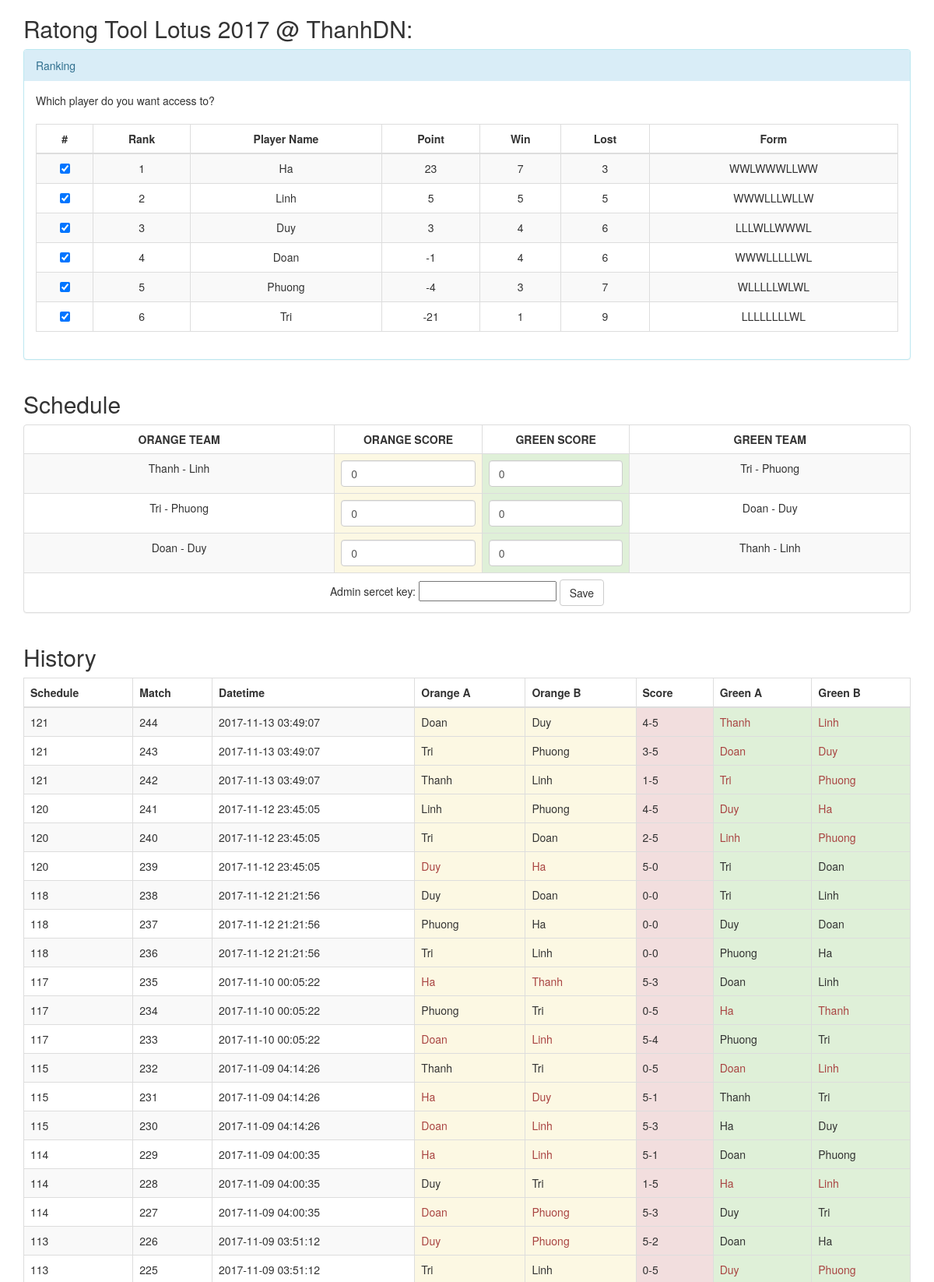
Page /ratong.php (upper part) on the committed database.
### tables this page shows
CREATE TABLE `schedule` (
  `id` smallint(11) NOT NULL AUTO_INCREMENT,
  `schedule_data` text,
  `win` varchar(100) DEFAULT NULL,
  `lost` varchar(100) DEFAULT NULL,
  `datetime` timestamp NULL DEFAULT NULL,
  `schedule_type` smallint(11) DEFAULT '0',
  PRIMARY KEY (`id`)
);

CREATE TABLE `livescore` (
  `id` smallint(11) NOT NULL AUTO_INCREMENT,
  `schedule_id` smallint(11) DEFAULT NULL,
  `orangea` varchar(11) DEFAULT NULL,
  `orangeb` varchar(11) DEFAULT NULL,
  `orangepoint` smallint(11) DEFAULT NULL,
  `greena` varchar(11) DEFAULT NULL,
  `greenb` varchar(11) DEFAULT NULL,
  `greenpoint` smallint(11) DEFAULT NULL,
  `datetime` timestamp NULL DEFAULT NULL,
  PRIMARY KEY (`id`)
);

### ratong.php (the view, shortened to what this page needs)
<!DOCTYPE HTML>
<html>
<head>
  <link rel="stylesheet" href="https://maxcdn.bootstrapcdn.com/bootstrap/3.3.7/css/bootstrap.min.css">
</head>
<body>
<?php
$servername = "127.0.0.1";
$username = "root";
$password = "";
$dbname = "ratong";
$keyErr =  "";
$playerErr =  "";
$key = "";
$orangepoint = array(0,0,0);
$greenpoint = array(0,0,0);
$playerPointShow = array();
$players = array('Doan','Duy','Ha','Linh','Phuong','Tri');
$conn = new mysqli($servername, $username, $password, $dbname);
$team = getSchedule($conn);
foreach ($players as $key => $value) {
  $playerPointShow[$value] = getLastPoint($conn, $value);
}
arsort($playerPointShow);
$history = getLastMatch($conn);
function getLastMatch($conn)
{
    $tempHistory = array();
    $sql = "SELECT * FROM livescore ORDER BY id DESC";
    $result = $conn->query($sql);
    if ($result->num_rows > 0) {
        while($row = $result->fetch_assoc()) {
          $tempHistory[] = $row;
        }
    } else {
        return '';
    }
    return $tempHistory;
}
function getLastPoint($conn, $player)
{
    $sql = "SELECT * FROM livescore WHERE (greena = '$player' OR greenb = '$player' OR orangea = '$player' OR orangeb = '$player') ORDER BY id DESC LIMIT 10";
    $result = $conn->query($sql);
    $point = 0;
    if ($result->num_rows > 0) {
        while($row = $result->fetch_assoc()) {
          if ($row["greena"] == $player || $row["greenb"] == $player)
          {
            $point = $point + $row["greenpoint"] - $row["orangepoint"];
          }
          else
          {
            $point = $point + $row["orangepoint"] - $row["greenpoint"];
          }
        }
    }
    return $point;
}
function getLastTenResult($conn, $player)
{
    $sql = "SELECT * FROM livescore WHERE (greena = '$player' OR greenb = '$player' OR orangea = '$player' OR orangeb = '$player') ORDER BY id DESC LIMIT 10";
    $result = $conn->query($sql);
    $win = 0;
    $lost = 0;
    $form = "";
    if ($result->num_rows > 0) {
        while($row = $result->fetch_assoc()) {
          if ($row["greena"] == $player || $row["greenb"] == $player)
          {
              if ($row["greenpoint"] == 5)
              {
                  $win++;
                  $form = $form . "W";
              }
              else
              {
                  $lost++;
                  $form = $form . "L";
              }
          }
          else
          {
              if ($row["orangepoint"] == 5)
              {
                  $win++;
                  $form = $form . "W";
              }
              else
              {
                  $lost++;
                  $form = $form . "L";
              }
          }
        }
    }
    return array($win,$lost,strrev($form));
}
function getSchedule($conn)
{
    $sql = "SELECT * FROM schedule ORDER BY id DESC LIMIT 1";
    $result = $conn->query($sql);
    $team = array();
    if ($result->num_rows > 0) {
        while($row = $result->fetch_assoc()) {
          $team = unserialize($row['schedule_data']);
        }
    }
    return $team;
}
?>
<div class="container">
  <h2>Ratong Tool Lotus 2017 @ ThanhDN:</h2>
  <div class="panel-group">
    <div class="panel panel-info">
      <div class="panel-heading">Ranking</div>
      <div class="panel-body">
        <form method="post" action="<?php echo htmlspecialchars($_SERVER["PHP_SELF"]);?>">
          <span>Which player do you want access to?</span><span class="label label-danger"><?php echo $playerErr;?></span><br><br>
          <table class="table table-responsive table-bordered table-striped text-center">
            <thead>
              <tr>
                <th class="text-center">#</th>
                <th class="text-center">Rank</th>
                <th class="text-center">Player Name</th>
                <th class="text-center">Point</th>
                <th class="text-center">Win</th>
                <th class="text-center">Lost</th>
                <th class="text-center">Form</th>
              </tr>
            </thead>
            <tbody>
              <?php $p=1;foreach ($playerPointShow as $key => $value): ?>
              <?php $res = getLastTenResult($conn, $key); ?>
              <tr>
                <td><input type="checkbox" name="player[]" value="<?php echo $key ?>" checked/></td>
                <td><?php echo $p; ?></td>
                <td><?php echo $key; ?></td>
                <td><?php echo $value; ?></td>
                <td><?php echo $res[0]; ?></td>
                <td><?php echo $res[1]; ?></td>
                <td><?php echo $res[2]; $p++; ?></td>
              </tr>
              <?php endforeach; ?>
            </tbody>
          </table>
        </form>
      </div>
    </div>
  </div>
</div>
<?php if(count($team) >= 2): ?>
<div class="container">
  <h2>Schedule</h2>
  <form class="form-horizontal panel panel-default" method="post" action="<?php echo htmlspecialchars($_SERVER["PHP_SELF"]);?>">
    <table class="table table-responsive table-bordered table-striped text-center">
      <thead>
        <tr>
          <th class="text-center">ORANGE TEAM</th>
          <th class="text-center">ORANGE SCORE</th>
          <th class="text-center" class="text-center">GREEN SCORE</th>
          <th class="text-center">GREEN TEAM</th>
        </tr>
      </thead>
      <tbody>
        <?php if(count($team) == 3): ?>
        <tr>
          <td><?php echo $team[0][0] . ' - ' . $team[0][1]; ?></td>
          <td class="col-xs-2 warning"><input type="text" class="form-control" name="orangepoint[]" value="<?php echo $orangepoint[0]; ?>"></td>
          <td class="col-xs-2 success"><input type="text" class="form-control" name="greenpoint[]" value="<?php echo $greenpoint[0]; ?>"></td>
          <td><?php echo $team[1][0] . ' - ' . $team[1][1]; ?></td>
        </tr>
        <tr>
          <td><?php echo $team[1][0] . ' - ' . $team[1][1]; ?></td>
          <td class="col-xs-2 warning"><input type="text" class="form-control" name="orangepoint[]" value="<?php echo $orangepoint[1]; ?>"></td>
          <td class="col-xs-2 success"><input type="text" class="form-control" name="greenpoint[]" value="<?php echo $greenpoint[1]; ?>"></td>
          <td><?php echo $team[2][0] . ' - ' . $team[2][1]; ?></td>
        </tr>
        <tr>
          <td><?php echo $team[2][0] . ' - ' . $team[2][1]; ?></td>
          <td class="col-xs-2 warning"><input type="text" class="form-control" name="orangepoint[]" value="<?php echo $orangepoint[2]; ?>"></td>
          <td class="col-xs-2 success"><input type="text" class="form-control" name="greenpoint[]" value="<?php echo $greenpoint[2]; ?>"></td>
          <td><?php echo $team[0][0] . ' - ' . $team[0][1]; ?></td>
        </tr>
        <?php endif; ?>
        <tr>
          <td colspan="4">
            <span>Admin sercet key: </span><input type="password" name="key" value=""><span class="label label-danger"><?php echo $keyErr;?></span>
            <button type="submit" class="btn btn-default">Save</button>
          </td>
        </tr>
      </tbody>
    </table>
  </form>
</div>
<?php endif; ?>
<div class="container">
  <h2>History</h2>
  <table class="table table-responsive table-bordered table-striped">
    <thead>
      <tr>
        <th>Schedule</th>
        <th>Match</th>
        <th>Datetime</th>
        <th>Orange A</th>
        <th>Orange B</th>
        <th>Score</th>
        <th>Green A</th>
        <th>Green B</th>
      </tr>
    </thead>
    <tbody>
      <?php foreach ($history as $match): ?>
      <tr>
        <td><?php echo $match['schedule_id']; ?></td>
        <td><?php echo $match['id']; ?></td>
        <td><?php echo $match['datetime']; ?></td>
        <td class="warning <?php if ($match['orangepoint'] > $match['greenpoint']) echo 'text-danger'; ?>"><?php echo $match['orangea']; ?></td>
        <td class="warning <?php if ($match['orangepoint'] > $match['greenpoint']) echo 'text-danger'; ?>"><?php echo $match['orangeb']; ?></td>
        <td class="danger"><?php echo $match['orangepoint'] . "-" . $match['greenpoint']; ?></td>
        <td class="success <?php if ($match['orangepoint'] < $match['greenpoint']) echo 'text-danger'; ?>"><?php echo $match['greena']; ?></td>
        <td class="success <?php if ($match['orangepoint'] < $match['greenpoint']) echo 'text-danger'; ?>"><?php echo $match['greenb']; ?></td>
      </tr>
      <?php endforeach; ?>
    </tbody>
  </table>
</div>
</body>
</html>

### rows in the picture
schedule: schedule_data "Thanh", schedule_data "Linh", schedule_data "Tri", schedule_data "Phuong", schedule_data "Doan", schedule_data "Duy"
livescore: schedule "121", id "244", datetime "2017-11-13 03:49:07", orangea "Doan", orangeb "Duy", orangepoint "4", greenpoint "5", greena "Thanh", greenb "Linh"
livescore: schedule "121", id "243", datetime "2017-11-13 03:49:07", orangea "Tri", orangeb "Phuong", orangepoint "3", greenpoint "5", greena "Doan", greenb "Duy"
livescore: schedule "121", id "242", datetime "2017-11-13 03:49:07", orangea "Thanh", orangeb "Linh", orangepoint "1", greenpoint "5", greena "Tri", greenb "Phuong"
livescore: schedule "120", id "241", datetime "2017-11-12 23:45:05", orangea "Linh", orangeb "Phuong", orangepoint "4", greenpoint "5", greena "Duy", greenb "Ha"
livescore: schedule "120", id "240", datetime "2017-11-12 23:45:05", orangea "Tri", orangeb "Doan", orangepoint "2", greenpoint "5", greena "Linh", greenb "Phuong"
livescore: schedule "120", id "239", datetime "2017-11-12 23:45:05", orangea "Duy", orangeb "Ha", orangepoint "5", greenpoint "0", greena "Tri", greenb "Doan"
livescore: schedule "118", id "238", datetime "2017-11-12 21:21:56", orangea "Duy", orangeb "Doan", orangepoint "0", greenpoint "0", greena "Tri", greenb "Linh"
livescore: schedule "118", id "237", datetime "2017-11-12 21:21:56", orangea "Phuong", orangeb "Ha", orangepoint "0", greenpoint "0", greena "Duy", greenb "Doan"
livescore: schedule "118", id "236", datetime "2017-11-12 21:21:56", orangea "Tri", orangeb "Linh", orangepoint "0", greenpoint "0", greena "Phuong", greenb "Ha"
livescore: schedule "117", id "235", datetime "2017-11-10 00:05:22", orangea "Ha", orangeb "Thanh", orangepoint "5", greenpoint "3", greena "Doan", greenb "Linh"
livescore: schedule "117", id "234", datetime "2017-11-10 00:05:22", orangea "Phuong", orangeb "Tri", orangepoint "0", greenpoint "5", greena "Ha", greenb "Thanh"
livescore: schedule "117", id "233", datetime "2017-11-10 00:05:22", orangea "Doan", orangeb "Linh", orangepoint "5", greenpoint "4", greena "Phuong", greenb "Tri"
livescore: schedule "115", id "232", datetime "2017-11-09 04:14:26", orangea "Thanh", orangeb "Tri", orangepoint "0", greenpoint "5", greena "Doan", greenb "Linh"
livescore: schedule "115", id "231", datetime "2017-11-09 04:14:26", orangea "Ha", orangeb "Duy", orangepoint "5", greenpoint "1", greena "Thanh", greenb "Tri"
livescore: schedule "115", id "230", datetime "2017-11-09 04:14:26", orangea "Doan", orangeb "Linh", orangepoint "5", greenpoint "3", greena "Ha", greenb "Duy"
livescore: schedule "114", id "229", datetime "2017-11-09 04:00:35", orangea "Ha", orangeb "Linh", orangepoint "5", greenpoint "1", greena "Doan", greenb "Phuong"
livescore: schedule "114", id "228", datetime "2017-11-09 04:00:35", orangea "Duy", orangeb "Tri", orangepoint "1", greenpoint "5", greena "Ha", greenb "Linh"
livescore: schedule "114", id "227", datetime "2017-11-09 04:00:35", orangea "Doan", orangeb "Phuong", orangepoint "5", greenpoint "3", greena "Duy", greenb "Tri"
livescore: schedule "113", id "226", datetime "2017-11-09 03:51:12", orangea "Duy", orangeb "Phuong", orangepoint "5", greenpoint "2", greena "Doan", greenb "Ha"
livescore: schedule "113", id "225", datetime "2017-11-09 03:51:12", orangea "Tri", orangeb "Linh", orangepoint "0", greenpoint "5", greena "Duy", greenb "Phuong"

### other values in the picture
$key "Ha"
$value "23"
$res[0] "7"
$res[1] "3"
$res[2] "WWLWWWLLWW"
$key "Linh"
$value "5"
$res[0] "5"
$res[1] "5"
$res[2] "WWWLLLWLLW"
$key "Duy"
$value "3"
$res[0] "4"
$res[1] "6"
$res[2] "LLLWLLWWWL"
